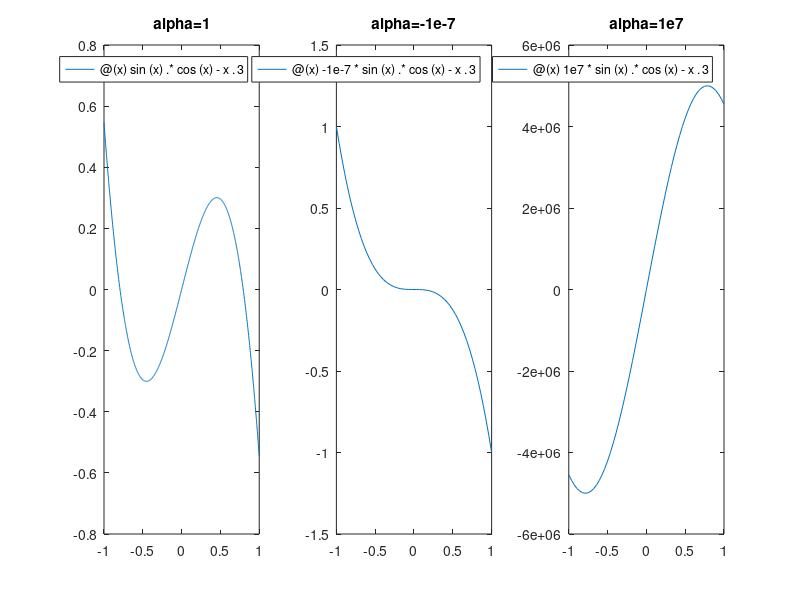

Here is the MATLAB script that generated this plot: (Note: this script raises an error after producing the figure.)
% script 1
clear all
close all

% f = alpha*sin(x).*cos(x)-x.^3;
% f' = alpha*(-sin^2(x)+cos^2(x))-3x.^2;
% f'(0) = -alpha

f1=@(x) sin(x).*cos(x)-x.^3;
f2=@(x) -1e-7*sin(x).*cos(x)-x.^3;
f3=@(x) 1e7*sin(x).*cos(x)-x.^3;

subplot(1,3,1)
fplot(f1,[-1 1])
title('alpha=1')

subplot(1,3,2)
fplot(f2,[-1 1])
title('alpha=-1e-7')

subplot(1,3,3)
fplot(f3,[-1 1])
title('alpha=1e7')


a=-0.2;
b=0.1;
tolla=0;
tollr=0;
tollf=1e-9;
kmax=1000;
stampe=1;

disp('alpha=1')
[ind,x,y,k,afinal,bfinal]=bisezione(f1,a,b,tolla,tollr,tollf,kmax,stampe);

disp('alpha=-1e-7')
[ind,x,y,k,afinal,bfinal]=bisezione(f2,a,b,tolla,tollr,tollf,kmax,stampe);

disp('alpha=1e7')
[ind,x,y,k,afinal,bfinal]=bisezione(f3,a,b,tolla,tollr,tollf,kmax,stampe);


% data una tolleranza sull'errore tol, ci vogliono k>log2(|a+b|*tol)
% iterazioni per convergere a quella tolleranza
[ind,x,y,k,afinal,bfinal,yvec]=bisezione(f1,a,b,tolla,tollr,tollf,kmax,stampe);
figure
semilogy(abs(yvec))
